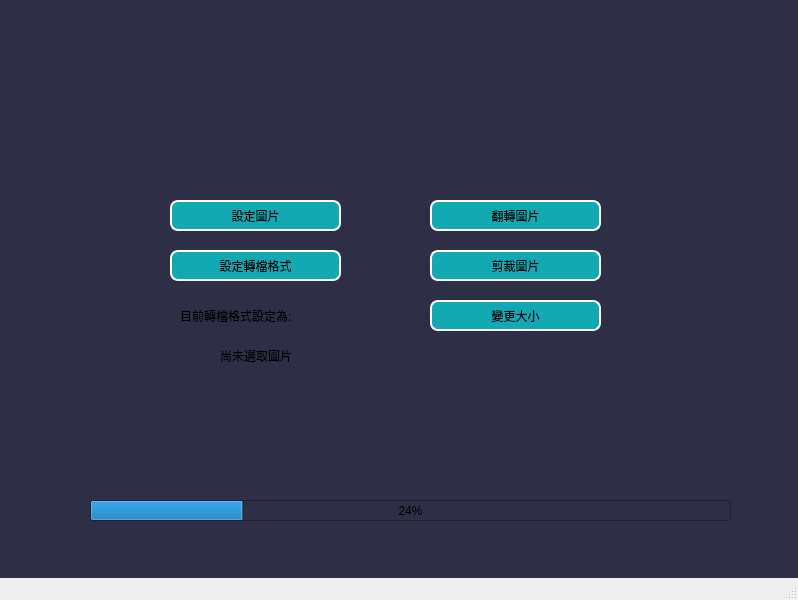
<?xml version="1.0" encoding="UTF-8"?>
<ui version="4.0">
 <class>MainWindow</class>
 <widget class="QMainWindow" name="MainWindow">
  <property name="geometry">
   <rect>
    <x>0</x>
    <y>0</y>
    <width>798</width>
    <height>600</height>
   </rect>
  </property>
  <property name="minimumSize">
   <size>
    <width>798</width>
    <height>600</height>
   </size>
  </property>
  <property name="maximumSize">
   <size>
    <width>798</width>
    <height>600</height>
   </size>
  </property>
  <property name="windowTitle">
   <string>批量圖片處理器 ver.0</string>
  </property>
  <property name="styleSheet">
   <string notr="true"/>
  </property>
  <widget class="QWidget" name="centralwidget">
   <property name="styleSheet">
    <string notr="true">QWidget
{
	background-color: rgba(46,46,70,255);
}</string>
   </property>
   <widget class="QLabel" name="mSystemHint">
    <property name="geometry">
     <rect>
      <x>220</x>
      <y>340</y>
      <width>81</width>
      <height>31</height>
     </rect>
    </property>
    <property name="text">
     <string>尚未選取圖片</string>
    </property>
   </widget>
   <widget class="QPushButton" name="mFlipBtn">
    <property name="geometry">
     <rect>
      <x>430</x>
      <y>200</y>
      <width>171</width>
      <height>31</height>
     </rect>
    </property>
    <property name="styleSheet">
     <string notr="true">QPushButton
{
	background-color: rgba(0,255,255,150);
	border-radius:8px;
	border: 2px solid;
	border-color: rgba(255,255,255,255);
}
QPushButton:hover
{
	background-color: rgba(0,220,255,150);
	border: 2px solid;
	border-color: rgba(150,150,150,255);
}
QPushButton:pressed
{
	background-color: rgba(0,150,255,150);
}
</string>
    </property>
    <property name="text">
     <string>翻轉圖片</string>
    </property>
   </widget>
   <widget class="QPushButton" name="mCutBtn">
    <property name="geometry">
     <rect>
      <x>430</x>
      <y>250</y>
      <width>171</width>
      <height>31</height>
     </rect>
    </property>
    <property name="styleSheet">
     <string notr="true">QPushButton
{
	background-color: rgba(0,255,255,150);
	border-radius:8px;
	border: 2px solid;
	border-color: rgba(255,255,255,255);
}
QPushButton:hover
{
	background-color: rgba(0,220,255,150);
	border: 2px solid;
	border-color: rgba(150,150,150,255);
}
QPushButton:pressed
{
	background-color: rgba(0,150,255,150);
}</string>
    </property>
    <property name="text">
     <string>剪裁圖片</string>
    </property>
   </widget>
   <widget class="QPushButton" name="mResizeBtn">
    <property name="geometry">
     <rect>
      <x>430</x>
      <y>300</y>
      <width>171</width>
      <height>31</height>
     </rect>
    </property>
    <property name="styleSheet">
     <string notr="true">QPushButton
{
	background-color: rgba(0,255,255,150);
	border-radius:8px;
	border: 2px solid;
	border-color: rgba(255,255,255,255);
}
QPushButton:hover
{
	background-color: rgba(0,220,255,150);
	border: 2px solid;
	border-color: rgba(150,150,150,255);
}
QPushButton:pressed
{
	background-color: rgba(0,150,255,150);
}</string>
    </property>
    <property name="text">
     <string>變更大小</string>
    </property>
   </widget>
   <widget class="QPushButton" name="mTypeBtn">
    <property name="geometry">
     <rect>
      <x>170</x>
      <y>250</y>
      <width>171</width>
      <height>31</height>
     </rect>
    </property>
    <property name="styleSheet">
     <string notr="true">QPushButton
{
	background-color: rgba(0,255,255,150);
	border-radius:8px;
	border: 2px solid;
	border-color: rgba(255,255,255,255);
}
QPushButton:hover
{
	background-color: rgba(0,220,255,150);
	border: 2px solid;
	border-color: rgba(150,150,150,255);
}
QPushButton:pressed
{
	background-color: rgba(0,150,255,150);
}</string>
    </property>
    <property name="text">
     <string>設定轉檔格式</string>
    </property>
   </widget>
   <widget class="QLabel" name="mTypeHint">
    <property name="geometry">
     <rect>
      <x>180</x>
      <y>300</y>
      <width>171</width>
      <height>31</height>
     </rect>
    </property>
    <property name="text">
     <string>目前轉檔格式設定為: </string>
    </property>
   </widget>
   <widget class="QProgressBar" name="mTransBar">
    <property name="geometry">
     <rect>
      <x>90</x>
      <y>500</y>
      <width>641</width>
      <height>21</height>
     </rect>
    </property>
    <property name="value">
     <number>24</number>
    </property>
   </widget>
   <widget class="QPushButton" name="mShowBtn">
    <property name="geometry">
     <rect>
      <x>170</x>
      <y>200</y>
      <width>171</width>
      <height>31</height>
     </rect>
    </property>
    <property name="styleSheet">
     <string notr="true">QPushButton
{
	background-color: rgba(0,255,255,150);
	border-radius:8px;
	border: 2px solid;
	border-color: rgba(255,255,255,255);
}
QPushButton:hover
{
	background-color: rgba(0,220,255,150);
	border: 2px solid;
	border-color: rgba(150,150,150,255);
}
QPushButton:pressed
{
	background-color: rgba(0,150,255,150);
}</string>
    </property>
    <property name="text">
     <string>設定圖片</string>
    </property>
   </widget>
   <widget class="QLabel" name="mProgressHint">
    <property name="geometry">
     <rect>
      <x>360</x>
      <y>460</y>
      <width>91</width>
      <height>21</height>
     </rect>
    </property>
    <property name="text">
     <string/>
    </property>
   </widget>
  </widget>
  <widget class="QMenuBar" name="menubar">
   <property name="geometry">
    <rect>
     <x>0</x>
     <y>0</y>
     <width>798</width>
     <height>21</height>
    </rect>
   </property>
  </widget>
  <widget class="QStatusBar" name="statusbar"/>
 </widget>
 <resources/>
 <connections/>
</ui>
